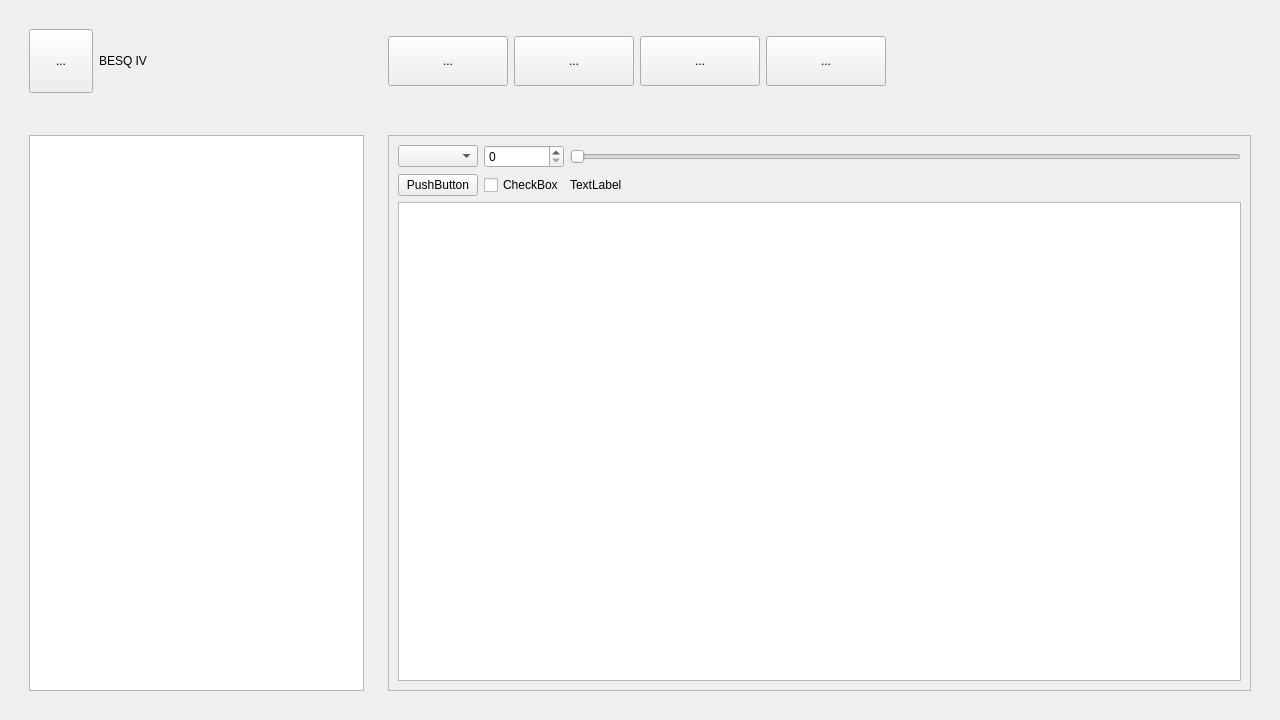
<?xml version="1.0" encoding="UTF-8"?>
<ui version="4.0">
 <class>MainWindow</class>
 <widget class="QWidget" name="MainWindow">
  <property name="geometry">
   <rect>
    <x>0</x>
    <y>0</y>
    <width>1280</width>
    <height>720</height>
   </rect>
  </property>
  <property name="windowTitle">
   <string>Form</string>
  </property>
  <layout class="QVBoxLayout" name="verticalLayout">
   <item>
    <widget class="QWidget" name="widget" native="true">
     <property name="sizePolicy">
      <sizepolicy hsizetype="Preferred" vsizetype="Fixed">
       <horstretch>0</horstretch>
       <verstretch>0</verstretch>
      </sizepolicy>
     </property>
     <property name="minimumSize">
      <size>
       <width>0</width>
       <height>100</height>
      </size>
     </property>
     <property name="maximumSize">
      <size>
       <width>16777215</width>
       <height>100</height>
      </size>
     </property>
     <layout class="QHBoxLayout" name="horizontalLayout_4">
      <item>
       <widget class="QWidget" name="widget_6" native="true">
        <layout class="QHBoxLayout" name="horizontalLayout_3">
         <item>
          <widget class="QToolButton" name="toolButton">
           <property name="minimumSize">
            <size>
             <width>64</width>
             <height>64</height>
            </size>
           </property>
           <property name="text">
            <string>...</string>
           </property>
          </widget>
         </item>
         <item>
          <widget class="QLabel" name="label">
           <property name="text">
            <string>BESQ IV</string>
           </property>
          </widget>
         </item>
        </layout>
       </widget>
      </item>
      <item>
       <spacer name="horizontalSpacer">
        <property name="orientation">
         <enum>Qt::Horizontal</enum>
        </property>
        <property name="sizeHint" stdset="0">
         <size>
          <width>40</width>
          <height>20</height>
         </size>
        </property>
       </spacer>
      </item>
      <item>
       <widget class="QWidget" name="widget_5" native="true">
        <property name="sizePolicy">
         <sizepolicy hsizetype="Expanding" vsizetype="Preferred">
          <horstretch>0</horstretch>
          <verstretch>0</verstretch>
         </sizepolicy>
        </property>
        <layout class="QHBoxLayout" name="horizontalLayout_2">
         <item>
          <widget class="QToolButton" name="toolButton_2">
           <property name="minimumSize">
            <size>
             <width>120</width>
             <height>50</height>
            </size>
           </property>
           <property name="text">
            <string>...</string>
           </property>
          </widget>
         </item>
         <item>
          <widget class="QToolButton" name="toolButton_3">
           <property name="minimumSize">
            <size>
             <width>120</width>
             <height>50</height>
            </size>
           </property>
           <property name="text">
            <string>...</string>
           </property>
          </widget>
         </item>
         <item>
          <widget class="QToolButton" name="toolButton_4">
           <property name="minimumSize">
            <size>
             <width>120</width>
             <height>50</height>
            </size>
           </property>
           <property name="text">
            <string>...</string>
           </property>
          </widget>
         </item>
         <item>
          <widget class="QToolButton" name="toolButton_5">
           <property name="minimumSize">
            <size>
             <width>120</width>
             <height>50</height>
            </size>
           </property>
           <property name="text">
            <string>...</string>
           </property>
          </widget>
         </item>
        </layout>
       </widget>
      </item>
      <item>
       <spacer name="horizontalSpacer_2">
        <property name="orientation">
         <enum>Qt::Horizontal</enum>
        </property>
        <property name="sizeHint" stdset="0">
         <size>
          <width>40</width>
          <height>20</height>
         </size>
        </property>
       </spacer>
      </item>
      <item>
       <spacer name="horizontalSpacer_3">
        <property name="orientation">
         <enum>Qt::Horizontal</enum>
        </property>
        <property name="sizeType">
         <enum>QSizePolicy::Fixed</enum>
        </property>
        <property name="sizeHint" stdset="0">
         <size>
          <width>149</width>
          <height>20</height>
         </size>
        </property>
       </spacer>
      </item>
     </layout>
    </widget>
   </item>
   <item>
    <widget class="QWidget" name="widget_2" native="true">
     <layout class="QHBoxLayout" name="horizontalLayout">
      <item>
       <widget class="QWidget" name="widget_3" native="true">
        <property name="sizePolicy">
         <sizepolicy hsizetype="Expanding" vsizetype="Preferred">
          <horstretch>2</horstretch>
          <verstretch>0</verstretch>
         </sizepolicy>
        </property>
        <layout class="QVBoxLayout" name="verticalLayout_2">
         <item>
          <widget class="QListView" name="listView"/>
         </item>
        </layout>
       </widget>
      </item>
      <item>
       <widget class="QWidget" name="widget_4" native="true">
        <property name="sizePolicy">
         <sizepolicy hsizetype="Expanding" vsizetype="Preferred">
          <horstretch>5</horstretch>
          <verstretch>0</verstretch>
         </sizepolicy>
        </property>
        <layout class="QHBoxLayout" name="horizontalLayout_5">
         <item>
          <widget class="QScrollArea" name="scrollArea">
           <property name="widgetResizable">
            <bool>true</bool>
           </property>
           <widget class="QWidget" name="scrollAreaWidgetContents">
            <property name="geometry">
             <rect>
              <x>0</x>
              <y>0</y>
              <width>854</width>
              <height>545</height>
             </rect>
            </property>
            <layout class="QGridLayout" name="gridLayout">
             <item row="0" column="2">
              <widget class="QSlider" name="horizontalSlider">
               <property name="orientation">
                <enum>Qt::Horizontal</enum>
               </property>
              </widget>
             </item>
             <item row="0" column="0">
              <widget class="QComboBox" name="comboBox"/>
             </item>
             <item row="1" column="1">
              <widget class="QCheckBox" name="checkBox">
               <property name="text">
                <string>CheckBox</string>
               </property>
              </widget>
             </item>
             <item row="0" column="1">
              <widget class="QSpinBox" name="spinBox"/>
             </item>
             <item row="1" column="0">
              <widget class="QPushButton" name="pushButton">
               <property name="text">
                <string>PushButton</string>
               </property>
              </widget>
             </item>
             <item row="1" column="2">
              <widget class="QLabel" name="label_2">
               <property name="text">
                <string>TextLabel</string>
               </property>
              </widget>
             </item>
             <item row="3" column="0" colspan="3">
              <widget class="QListWidget" name="listWidget"/>
             </item>
            </layout>
           </widget>
          </widget>
         </item>
        </layout>
       </widget>
      </item>
     </layout>
    </widget>
   </item>
  </layout>
 </widget>
 <resources/>
 <connections/>
</ui>
